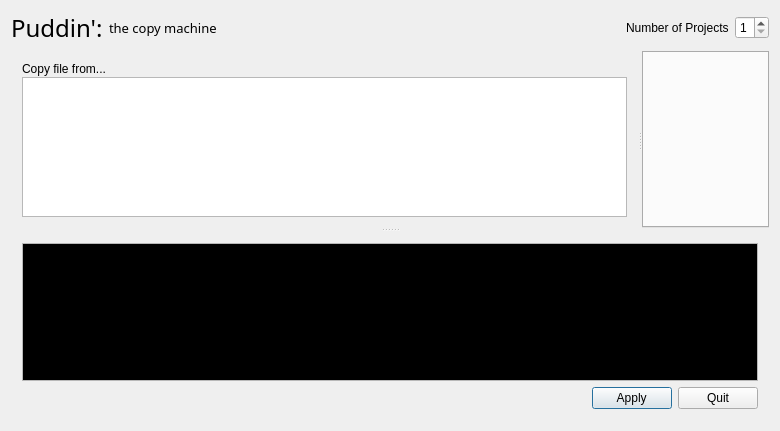
<?xml version="1.0" encoding="UTF-8"?>
<ui version="4.0">
 <class>Puddin</class>
 <widget class="QDialog" name="Puddin">
  <property name="geometry">
   <rect>
    <x>0</x>
    <y>0</y>
    <width>780</width>
    <height>431</height>
   </rect>
  </property>
  <property name="windowTitle">
   <string>Puddin'</string>
  </property>
  <layout class="QVBoxLayout" name="verticalLayout_5">
   <item>
    <layout class="QHBoxLayout" name="horizontalLayout_5">
     <item>
      <layout class="QHBoxLayout" name="horizontalLayout_3">
       <item>
        <layout class="QVBoxLayout" name="verticalLayout_4">
         <item>
          <widget class="QLabel" name="label_3">
           <property name="font">
            <font>
             <family>Monaco</family>
             <pointsize>18</pointsize>
            </font>
           </property>
           <property name="text">
            <string>Puddin':</string>
           </property>
          </widget>
         </item>
        </layout>
       </item>
       <item>
        <layout class="QVBoxLayout" name="verticalLayout_3">
         <item>
          <widget class="QLabel" name="label_4">
           <property name="font">
            <font>
             <family>Monaco</family>
             <pointsize>10</pointsize>
             <italic>false</italic>
            </font>
           </property>
           <property name="text">
            <string>the copy machine</string>
           </property>
          </widget>
         </item>
        </layout>
       </item>
      </layout>
     </item>
     <item>
      <spacer name="horizontalSpacer_2">
       <property name="orientation">
        <enum>Qt::Horizontal</enum>
       </property>
       <property name="sizeHint" stdset="0">
        <size>
         <width>40</width>
         <height>20</height>
        </size>
       </property>
      </spacer>
     </item>
     <item>
      <layout class="QHBoxLayout" name="horizontalLayout_4">
       <item>
        <widget class="QLabel" name="label_2">
         <property name="text">
          <string>Number of Projects</string>
         </property>
        </widget>
       </item>
       <item>
        <widget class="QSpinBox" name="spinBox">
         <property name="minimum">
          <number>1</number>
         </property>
         <property name="maximum">
          <number>6</number>
         </property>
        </widget>
       </item>
      </layout>
     </item>
    </layout>
   </item>
   <item>
    <widget class="QSplitter" name="splitter_2">
     <property name="orientation">
      <enum>Qt::Vertical</enum>
     </property>
     <widget class="QSplitter" name="splitter">
      <property name="orientation">
       <enum>Qt::Horizontal</enum>
      </property>
      <widget class="QWidget" name="layoutWidget">
       <layout class="QVBoxLayout" name="verticalLayout">
        <property name="spacing">
         <number>1</number>
        </property>
        <item>
         <widget class="QLabel" name="label">
          <property name="text">
           <string>Copy file from...</string>
          </property>
         </widget>
        </item>
        <item>
         <widget class="QTreeView" name="treeView"/>
        </item>
       </layout>
      </widget>
      <widget class="QTabWidget" name="tabWidget"/>
     </widget>
     <widget class="QWidget" name="layoutWidget">
      <layout class="QVBoxLayout" name="verticalLayout_2">
       <item>
        <widget class="QPlainTextEdit" name="plainTextEdit">
         <property name="palette">
          <palette>
           <active>
            <colorrole role="Text">
             <brush brushstyle="SolidPattern">
              <color alpha="255">
               <red>17</red>
               <green>202</green>
               <blue>0</blue>
              </color>
             </brush>
            </colorrole>
            <colorrole role="Base">
             <brush brushstyle="SolidPattern">
              <color alpha="255">
               <red>0</red>
               <green>0</green>
               <blue>0</blue>
              </color>
             </brush>
            </colorrole>
           </active>
           <inactive>
            <colorrole role="Text">
             <brush brushstyle="SolidPattern">
              <color alpha="255">
               <red>17</red>
               <green>202</green>
               <blue>0</blue>
              </color>
             </brush>
            </colorrole>
            <colorrole role="Base">
             <brush brushstyle="SolidPattern">
              <color alpha="255">
               <red>0</red>
               <green>0</green>
               <blue>0</blue>
              </color>
             </brush>
            </colorrole>
           </inactive>
           <disabled>
            <colorrole role="Text">
             <brush brushstyle="SolidPattern">
              <color alpha="255">
               <red>127</red>
               <green>127</green>
               <blue>127</blue>
              </color>
             </brush>
            </colorrole>
            <colorrole role="Base">
             <brush brushstyle="SolidPattern">
              <color alpha="255">
               <red>237</red>
               <green>237</green>
               <blue>237</blue>
              </color>
             </brush>
            </colorrole>
           </disabled>
          </palette>
         </property>
         <property name="autoFillBackground">
          <bool>true</bool>
         </property>
         <property name="tabChangesFocus">
          <bool>false</bool>
         </property>
         <property name="lineWrapMode">
          <enum>QPlainTextEdit::NoWrap</enum>
         </property>
         <property name="readOnly">
          <bool>true</bool>
         </property>
         <property name="backgroundVisible">
          <bool>false</bool>
         </property>
         <property name="centerOnScroll">
          <bool>false</bool>
         </property>
        </widget>
       </item>
       <item>
        <layout class="QHBoxLayout" name="horizontalLayout">
         <item>
          <spacer name="horizontalSpacer">
           <property name="orientation">
            <enum>Qt::Horizontal</enum>
           </property>
           <property name="sizeHint" stdset="0">
            <size>
             <width>40</width>
             <height>20</height>
            </size>
           </property>
          </spacer>
         </item>
         <item>
          <widget class="QPushButton" name="pushButton">
           <property name="text">
            <string>  Apply  </string>
           </property>
          </widget>
         </item>
         <item>
          <widget class="QPushButton" name="pushButton_2">
           <property name="text">
            <string>  Quit  </string>
           </property>
          </widget>
         </item>
        </layout>
       </item>
      </layout>
     </widget>
    </widget>
   </item>
  </layout>
 </widget>
 <layoutdefault spacing="6" margin="11"/>
 <resources/>
 <connections/>
</ui>
